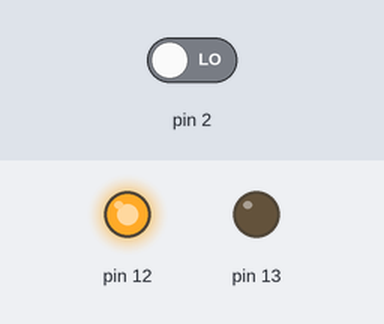
Bench run of a sketch on a simulated Arduino Uno, built with avr-gcc and run on an emulated ATmega328P. Parts: output pins drawn as LEDs (lit = HIGH). Inputs (shaded band) come from the test bench; at power-on: pin 2 LOW.

Above: at 1.2 s.
1.3 s: pin 2 driven HIGH
At 2.5 s:
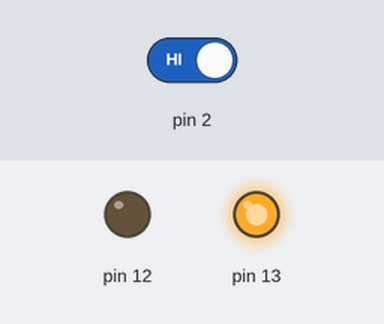
2.8 s: pin 2 driven LOW
At 3.9 s:
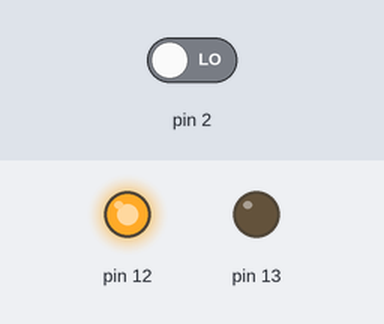
Timing chart, 0 to 5.8 s (numbered marks = the images above; inputs shaded):
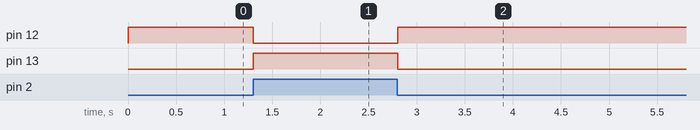

The sketch:

ArduinoButtonFF.ino
```cpp
// C++ code
//
int buttonState = 0;

void setup()
{
  pinMode(2, INPUT);
  pinMode(13, OUTPUT);
  pinMode(12, OUTPUT);
}

void loop()
{
  buttonState = digitalRead(2);
  if (buttonState == HIGH) {
    digitalWrite(13, HIGH);
    digitalWrite(12, LOW);

  } else {
    digitalWrite(13, LOW);
    digitalWrite(12, HIGH);

  }
  delay(10); // Delay a little bit to improve simulation performance
}
```

Measured:
- after the input at 1.3 s, pin 12: HIGH → LOW at once; pin 13: LOW → HIGH at once
- after the input at 2.8 s, pin 12: LOW → HIGH at once; pin 13: HIGH → LOW at once
